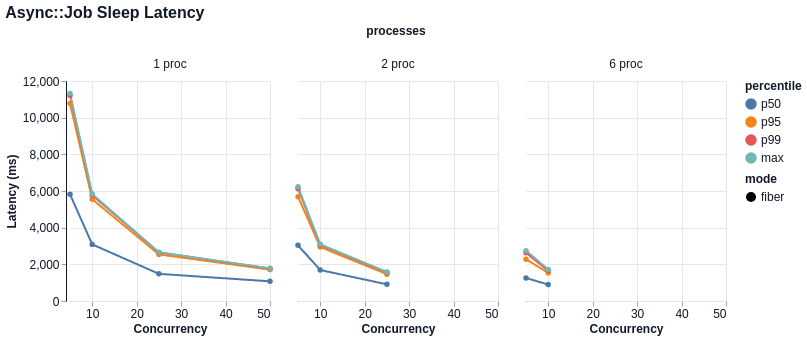

Describe this chart as a Vega-Lite specification.
### Vega-Lite specification from a JSON file in a GitHub repository (floating-point values rounded to 4 significant figures)
{"$schema": "https://vega.github.io/schema/vega-lite/v6.json", "title": "Async::Job Sleep Latency", "width": 200, "height": 220, "data": {"values": [{"mode": "fiber", "concurrency": 5, "processes": "1 proc", "percentile": "p50", "value": 5821.0}, {"mode": "fiber", "concurrency": 5, "processes": "1 proc", "percentile": "p95", "value": 10780.0}, {"mode": "fiber", "concurrency": 5, "processes": "1 proc", "percentile": "p99", "value": 11220.0}, {"mode": "fiber", "concurrency": 5, "processes": "1 proc", "percentile": "max", "value": 11330.0}, {"mode": "fiber", "concurrency": 10, "processes": "1 proc", "percentile": "p50", "value": 3088.0}, {"mode": "fiber", "concurrency": 10, "processes": "1 proc", "percentile": "p95", "value": 5549.0}, {"mode": "fiber", "concurrency": 10, "processes": "1 proc", "percentile": "p99", "value": 5768.0}, {"mode": "fiber", "concurrency": 10, "processes": "1 proc", "percentile": "max", "value": 5831.0}, {"mode": "fiber", "concurrency": 25, "processes": "1 proc", "percentile": "p50", "value": 1481.0}, {"mode": "fiber", "concurrency": 25, "processes": "1 proc", "percentile": "p95", "value": 2541.0}, {"mode": "fiber", "concurrency": 25, "processes": "1 proc", "percentile": "p99", "value": 2649.0}, {"mode": "fiber", "concurrency": 25, "processes": "1 proc", "percentile": "max", "value": 2655.0}, {"mode": "fiber", "concurrency": 50, "processes": "1 proc", "percentile": "p50", "value": 1073.0}, {"mode": "fiber", "concurrency": 50, "processes": "1 proc", "percentile": "p95", "value": 1712.0}, {"mode": "fiber", "concurrency": 50, "processes": "1 proc", "percentile": "p99", "value": 1766.0}, {"mode": "fiber", "concurrency": 50, "processes": "1 proc", "percentile": "max", "value": 1782.0}, {"mode": "fiber", "concurrency": 5, "processes": "2 proc", "percentile": "p50", "value": 3036.0}, {"mode": "fiber", "concurrency": 5, "processes": "2 proc", "percentile": "p95", "value": 5688.0}, {"mode": "fiber", "concurrency": 5, "processes": "2 proc", "percentile": "p99", "value": 6127.0}, {"mode": "fiber", "concurrency": 5, "processes": "2 proc", "percentile": "max", "value": 6237.0}, {"mode": "fiber", "concurrency": 10, "processes": "2 proc", "percentile": "p50", "value": 1689.0}, {"mode": "fiber", "concurrency": 10, "processes": "2 proc", "percentile": "p95", "value": 2942.0}, {"mode": "fiber", "concurrency": 10, "processes": "2 proc", "percentile": "p99", "value": 3051.0}, {"mode": "fiber", "concurrency": 10, "processes": "2 proc", "percentile": "max", "value": 3094.0}, {"mode": "fiber", "concurrency": 25, "processes": "2 proc", "percentile": "p50", "value": 908.9}, {"mode": "fiber", "concurrency": 25, "processes": "2 proc", "percentile": "p95", "value": 1462.0}, {"mode": "fiber", "concurrency": 25, "processes": "2 proc", "percentile": "p99", "value": 1558.0}, {"mode": "fiber", "concurrency": 25, "processes": "2 proc", "percentile": "max", "value": 1579.0}, {"mode": "fiber", "concurrency": 5, "processes": "6 proc", "percentile": "p50", "value": 1257.0}, {"mode": "fiber", "concurrency": 5, "processes": "6 proc", "percentile": "p95", "value": 2274.0}, {"mode": "fiber", "concurrency": 5, "processes": "6 proc", "percentile": "p99", "value": 2636.0}, {"mode": "fiber", "concurrency": 5, "processes": "6 proc", "percentile": "max", "value": 2746.0}, {"mode": "fiber", "concurrency": 10, "processes": "6 proc", "percentile": "p50", "value": 894.5}, {"mode": "fiber", "concurrency": 10, "processes": "6 proc", "percentile": "p95", "value": 1534.0}, {"mode": "fiber", "concurrency": 10, "processes": "6 proc", "percentile": "p99", "value": 1646.0}, {"mode": "fiber", "concurrency": 10, "processes": "6 proc", "percentile": "max", "value": 1718.0}]}, "mark": {"type": "line", "point": true, "tooltip": true}, "encoding": {"x": {"field": "concurrency", "type": "quantitative", "title": "Concurrency"}, "y": {"field": "value", "type": "quantitative", "title": "Latency (ms)"}, "color": {"field": "percentile", "type": "nominal", "sort": ["p50", "p95", "p99", "max"]}, "tooltip": [{"field": "mode", "type": "nominal"}, {"field": "concurrency", "type": "quantitative"}, {"field": "processes", "type": "nominal"}, {"field": "metric", "type": "nominal"}, {"field": "percentile", "type": "nominal"}, {"field": "value", "type": "quantitative"}], "strokeDash": {"field": "mode", "type": "nominal"}, "column": {"field": "processes", "type": "nominal", "sort": null}}, "config": {"background": "white", "axis": {"labelFont": "Helvetica", "titleFont": "Helvetica", "labelFontSize": 12, "titleFontSize": 12, "labelColor": "#111827", "titleColor": "#111827", "domainColor": "#111827", "tickColor": "#9ca3af", "grid": true, "gridColor": "#e5e7eb"}, "header": {"labelFont": "Helvetica", "titleFont": "Helvetica", "labelFontSize": 12, "titleFontSize": 12, "labelColor": "#111827", "titleColor": "#111827"}, "legend": {"labelFont": "Helvetica", "titleFont": "Helvetica", "labelFontSize": 12, "titleFontSize": 12, "labelColor": "#111827", "titleColor": "#111827"}, "title": {"font": "Helvetica", "fontSize": 16, "anchor": "start", "color": "#111827"}, "view": {"stroke": null}}}
